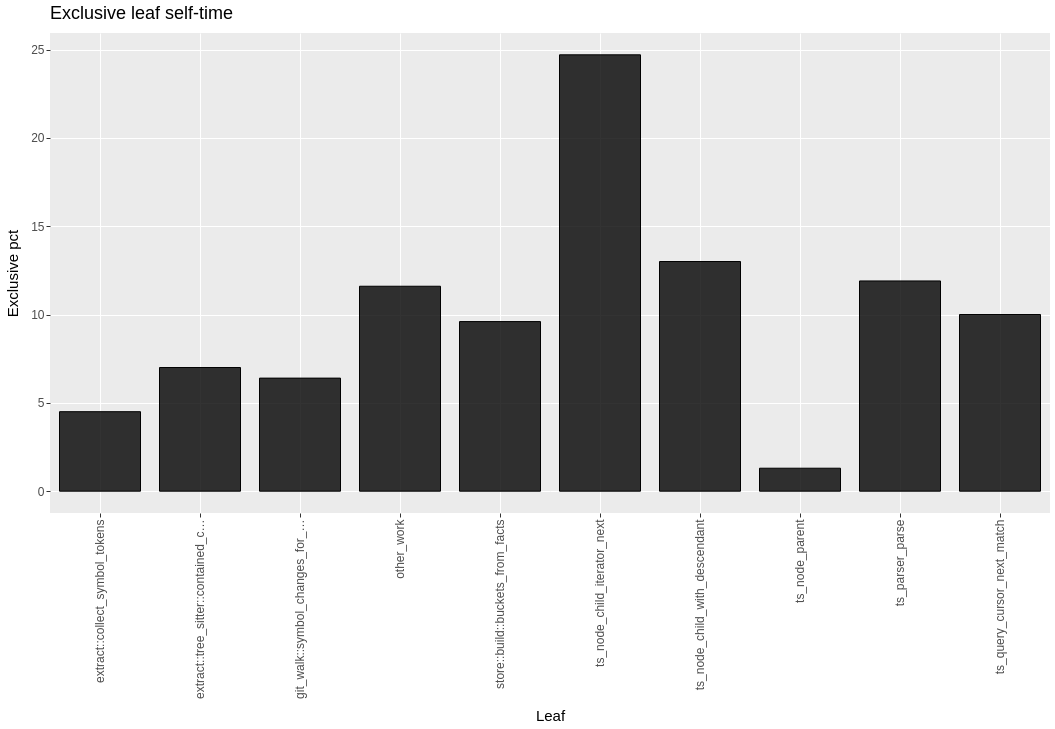

The notebook cell saved with this chart:
### Markdown cell above
## Exclusive leaf time vs disjoint buckets

Leaves lie under LTO. The bucket chart is mutually exclusive unique-stack coverage (priority `run_query` > `buckets` > `parse` > `capture_text` > `tokens` > git-walk > other).

### Code cell
SELECT label AS frame, exclusive, pct
FROM read_parquet('../../../build/turso-analysis/exclusive.parquet')
ORDER BY pct DESC

### Figure 1 — Vega-Lite specification as saved in the notebook (floating-point values rounded to 4 significant figures)
{"$schema": "https://vega.github.io/schema/vega-lite/v6.json", "config": {"axis": {"domain": false, "grid": true, "gridColor": "#FFFFFF", "gridWidth": 1, "labelColor": "#4D4D4D", "labelFontSize": 12, "tickColor": "#333333", "tickSize": 4, "titleColor": "#000000", "titleFontSize": 15, "titleFontWeight": "normal", "titlePadding": 10}, "header": {"labelColor": "#000000", "labelFontSize": 15, "labelFontWeight": "normal", "labelPadding": 5, "title": null}, "legend": {"labelColor": "#4D4D4D", "labelFontSize": 12, "rowPadding": 6, "titleColor": "#000000", "titleFontSize": 15, "titleFontWeight": "normal", "titlePadding": 8}, "title": {"anchor": "start", "color": "#000000", "fontSize": 18, "fontWeight": "normal", "frame": "group", "offset": 10, "subtitleColor": "#4D4D4D", "subtitleFontSize": 15, "subtitleFontWeight": "normal"}, "view": {"continuousHeight": 300, "continuousWidth": 300, "fill": "#EBEBEB", "stroke": null}}, "data": {"name": "data-f5e91a540db654676dcc028aa8291bf0"}, "datasets": {"data-f5e91a540db654676dcc028aa8291bf0": [{"__ggsql_aes_pos1__": "extract::collect_symbol_tokens", "__ggsql_aes_pos2__": 4.5, "__ggsql_aes_pos2end__": 0.0, "__ggsql_row_index__": 0, "__ggsql_source__": "__ggsql_layer_0__"}, {"__ggsql_aes_pos1__": "extract::tree_sitter::contained_capture_text", "__ggsql_aes_pos2__": 7.0, "__ggsql_aes_pos2end__": 0.0, "__ggsql_row_index__": 1, "__ggsql_source__": "__ggsql_layer_0__"}, {"__ggsql_aes_pos1__": "git_walk::symbol_changes_for_commit", "__ggsql_aes_pos2__": 6.4, "__ggsql_aes_pos2end__": 0.0, "__ggsql_row_index__": 2, "__ggsql_source__": "__ggsql_layer_0__"}, {"__ggsql_aes_pos1__": "other_work", "__ggsql_aes_pos2__": 11.6, "__ggsql_aes_pos2end__": 0.0, "__ggsql_row_index__": 3, "__ggsql_source__": "__ggsql_layer_0__"}, {"__ggsql_aes_pos1__": "store::build::buckets_from_facts", "__ggsql_aes_pos2__": 9.6, "__ggsql_aes_pos2end__": 0.0, "__ggsql_row_index__": 4, "__ggsql_source__": "__ggsql_layer_0__"}, {"__ggsql_aes_pos1__": "ts_node_child_iterator_next", "__ggsql_aes_pos2__": 24.7, "__ggsql_aes_pos2end__": 0.0, "__ggsql_row_index__": 5, "__ggsql_source__": "__ggsql_layer_0__"}, {"__ggsql_aes_pos1__": "ts_node_child_with_descendant", "__ggsql_aes_pos2__": 13.0, "__ggsql_aes_pos2end__": 0.0, "__ggsql_row_index__": 6, "__ggsql_source__": "__ggsql_layer_0__"}, {"__ggsql_aes_pos1__": "ts_node_parent", "__ggsql_aes_pos2__": 1.3, "__ggsql_aes_pos2end__": 0.0, "__ggsql_row_index__": 7, "__ggsql_source__": "__ggsql_layer_0__"}, {"__ggsql_aes_pos1__": "ts_parser_parse", "__ggsql_aes_pos2__": 11.9, "__ggsql_aes_pos2end__": 0.0, "__ggsql_row_index__": 8, "__ggsql_source__": "__ggsql_layer_0__"}, {"__ggsql_aes_pos1__": "ts_query_cursor_next_match", "__ggsql_aes_pos2__": 10.0, "__ggsql_aes_pos2end__": 0.0, "__ggsql_row_index__": 9, "__ggsql_source__": "__ggsql_layer_0__"}]}, "height": 480, "layer": [{"encoding": {"fill": {"value": "black"}, "fillOpacity": {"value": 0.8}, "stroke": {"value": "black"}, "x": {"axis": {"labelExpr": "datum.label == 'extract::tree_sitter::contained_capture_text' ? 'extract::tree_sitter::contained_capture_text' : datum.label == 'ts_node_parent' ? 'ts_node_parent' : datum.label == 'ts_query_cursor_next_match' ? 'ts_query_cursor_next_match' : datum.label == 'git_walk::symbol_changes_for_commit' ? 'git_walk::symbol_changes_for_commit' : datum.label == 'extract::collect_symbol_tokens' ? 'extract::collect_symbol_tokens' : datum.label == 'store::build::buckets_from_facts' ? 'store::build::buckets_from_facts' : datum.label == 'other_work' ? 'other_work' : datum.label == 'ts_node_child_iterator_next' ? 'ts_node_child_iterator_next' : datum.label == 'ts_node_child_with_descendant' ? 'ts_node_child_with_descendant' : datum.label == 'ts_parser_parse' ? 'ts_parser_parse' : datum.label"}, "field": "__ggsql_aes_pos1__", "scale": {"domain": ["extract::collect_symbol_tokens", "extract::tree_sitter::contained_capture_text", "git_walk::symbol_changes_for_commit", "other_work", "store::build::buckets_from_facts", "ts_node_child_iterator_next", "ts_node_child_with_descendant", "ts_node_parent", "ts_parser_parse", "ts_query_cursor_next_match"], "zero": false}, "title": "Leaf", "type": "nominal"}, "y": {"axis": {"labelExpr": "datum.label == '10' ? '10' : datum.label == '0' ? '0' : datum.label == '15' ? '15' : datum.label == '20' ? '20' : datum.label == '25' ? '25' : datum.label == '5' ? '5' : datum.label", "values": [0.0, 5.0, 10.0, 15.0, 20.0, 25.0]}, "field": "__ggsql_aes_pos2__", "scale": {"domain": [-1.235, 25.93], "zero": false}, "stack": null, "title": "Exclusive pct", "type": "quantitative"}, "y2": {"field": "__ggsql_aes_pos2end__"}}, "mark": {"align": "center", "clip": true, "type": "bar", "width": {"expr": "bandwidth('x') * 0.9"}}, "transform": [{"filter": {"equal": "__ggsql_layer_0__", "field": "__ggsql_source__"}}]}], "title": "Exclusive leaf self-time", "width": 1000, "autosize": {"type": "pad", "contains": "padding"}}
